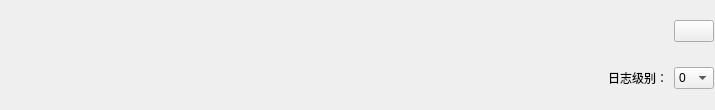
<?xml version="1.0" encoding="UTF-8"?>
<ui version="4.0">
 <class>MainTitleBar</class>
 <widget class="QWidget" name="MainTitleBar">
  <property name="geometry">
   <rect>
    <x>0</x>
    <y>0</y>
    <width>715</width>
    <height>110</height>
   </rect>
  </property>
  <property name="windowTitle">
   <string>Form</string>
  </property>
  <layout class="QGridLayout" name="gridLayout">
   <property name="leftMargin">
    <number>5</number>
   </property>
   <property name="topMargin">
    <number>1</number>
   </property>
   <property name="rightMargin">
    <number>1</number>
   </property>
   <property name="bottomMargin">
    <number>1</number>
   </property>
   <item row="0" column="0" rowspan="2">
    <widget class="QLabel" name="labelLog">
     <property name="maximumSize">
      <size>
       <width>100</width>
       <height>16777215</height>
      </size>
     </property>
     <property name="text">
      <string/>
     </property>
     <property name="pixmap">
      <pixmap resource="../../res.qrc">:/res/BSDLogo.png</pixmap>
     </property>
     <property name="scaledContents">
      <bool>true</bool>
     </property>
     <property name="wordWrap">
      <bool>false</bool>
     </property>
    </widget>
   </item>
   <item row="0" column="1">
    <spacer name="horizontalSpacer">
     <property name="orientation">
      <enum>Qt::Horizontal</enum>
     </property>
     <property name="sizeHint" stdset="0">
      <size>
       <width>40</width>
       <height>20</height>
      </size>
     </property>
    </spacer>
   </item>
   <item row="0" column="2">
    <widget class="QLabel" name="labelTimeShow">
     <property name="text">
      <string/>
     </property>
    </widget>
   </item>
   <item row="0" column="3">
    <widget class="QPushButton" name="btnTimeShow">
     <property name="text">
      <string/>
     </property>
    </widget>
   </item>
   <item row="1" column="3">
    <widget class="QComboBox" name="comboBox">
     <item>
      <property name="text">
       <string>0</string>
      </property>
     </item>
     <item>
      <property name="text">
       <string>1</string>
      </property>
     </item>
     <item>
      <property name="text">
       <string>2</string>
      </property>
     </item>
     <item>
      <property name="text">
       <string>3</string>
      </property>
     </item>
    </widget>
   </item>
   <item row="1" column="2">
    <widget class="QLabel" name="label">
     <property name="text">
      <string>日志级别：</string>
     </property>
     <property name="alignment">
      <set>Qt::AlignRight|Qt::AlignTrailing|Qt::AlignVCenter</set>
     </property>
    </widget>
   </item>
  </layout>
 </widget>
 <resources>
  <include location="../../res.qrc"/>
 </resources>
 <connections/>
</ui>
